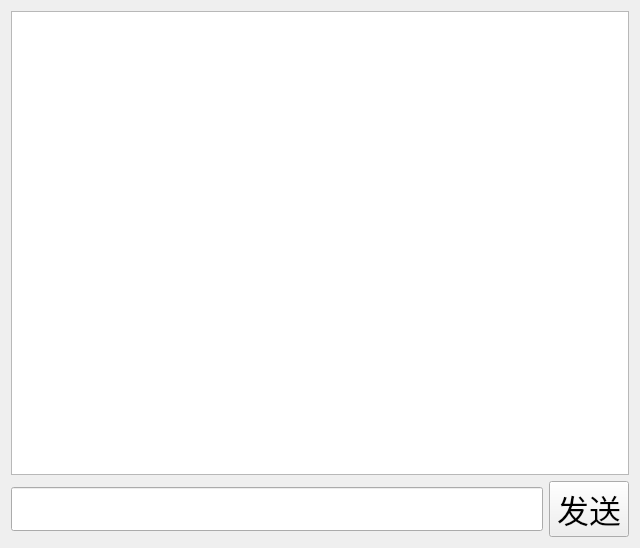
<?xml version="1.0" encoding="UTF-8"?>
<ui version="4.0">
 <class>PrivateChat</class>
 <widget class="QWidget" name="PrivateChat">
  <property name="geometry">
   <rect>
    <x>0</x>
    <y>0</y>
    <width>640</width>
    <height>548</height>
   </rect>
  </property>
  <property name="windowTitle">
   <string>Form</string>
  </property>
  <layout class="QVBoxLayout" name="verticalLayout_2">
   <item>
    <layout class="QVBoxLayout" name="verticalLayout">
     <item>
      <widget class="QTextEdit" name="showMsg_te">
       <property name="font">
        <font>
         <family>Arial</family>
         <pointsize>24</pointsize>
        </font>
       </property>
      </widget>
     </item>
     <item>
      <layout class="QHBoxLayout" name="horizontalLayout">
       <item>
        <widget class="QLineEdit" name="inputMsg_le">
         <property name="font">
          <font>
           <family>Arial</family>
           <pointsize>24</pointsize>
          </font>
         </property>
        </widget>
       </item>
       <item>
        <widget class="QPushButton" name="sendMsg_pb">
         <property name="font">
          <font>
           <family>Arial</family>
           <pointsize>24</pointsize>
          </font>
         </property>
         <property name="text">
          <string>发送</string>
         </property>
        </widget>
       </item>
      </layout>
     </item>
    </layout>
   </item>
  </layout>
 </widget>
 <resources/>
 <connections/>
</ui>
